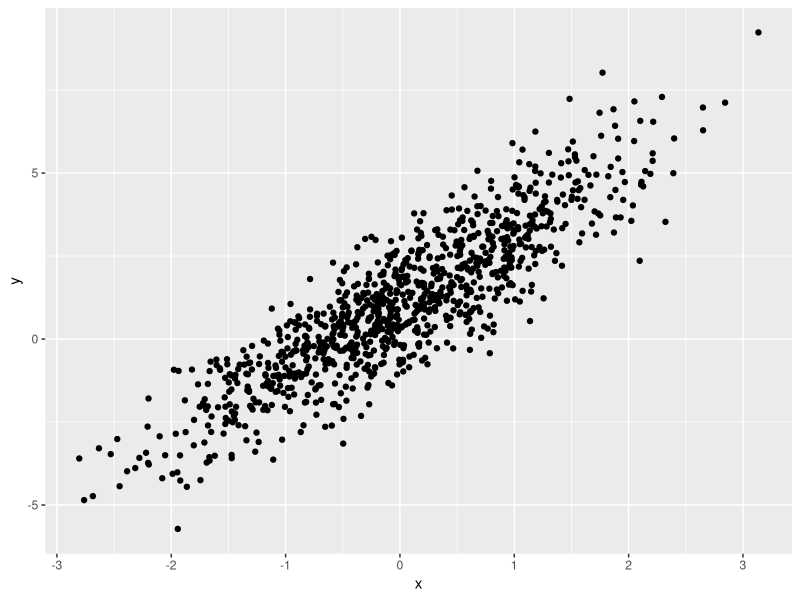
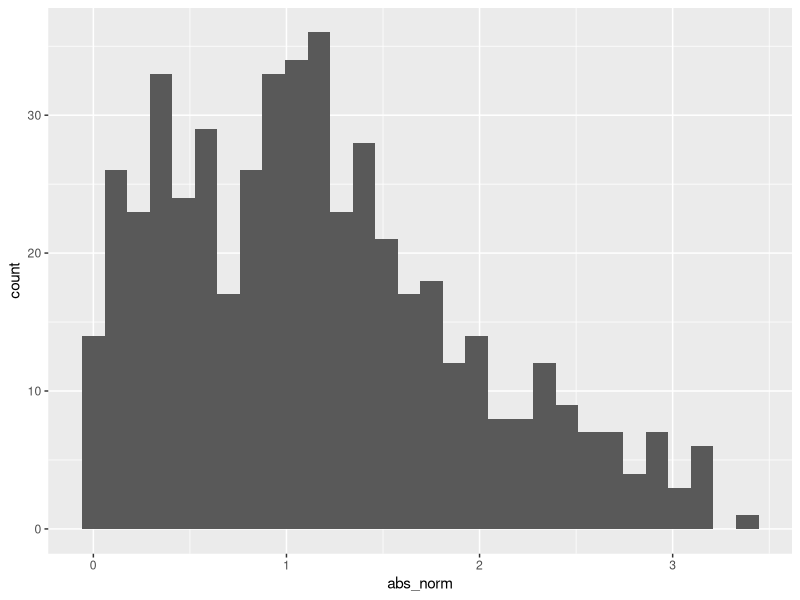
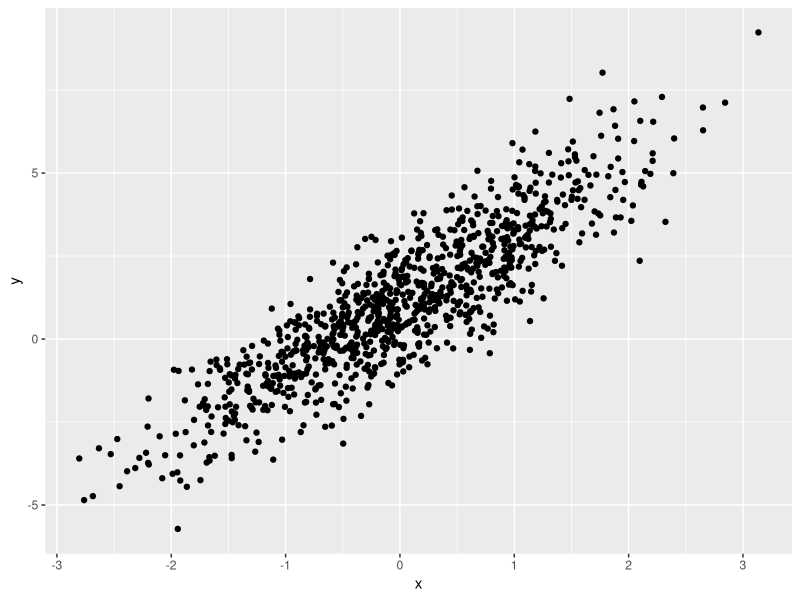

Write R code to recreate these figures, in order.
## ---- chunk 1
library(tidyverse)
## ---- chunk 2
samp = rnorm(100)
length(samp)
## ---- chunk 3


example_df =
  tibble (
    var_numeric = 5:8,
    var_char = c("my", "name", "is", "rhea"),
    var_logic = c(TRUE, TRUE, FALSE, TRUE),
    var_factor= factor(c("male", "female", "male", "male"))
  )

plot_df =
  tibble(
    x= rnorm(n=1000),
    y=1+2*x+rnorm(n=1000)
  )
  


ggplot (plot_df, aes(x=x, y=y))+geom_point()

ggsave ("scatter_plot.pdf", height=4, width=6)
## ---- chunk 4
la_df=
    tibble(
    norm = rnorm(n=500, mean=1),
    logical =norm  >0,
    abs_norm=abs(norm)
  
  )

ggplot(la_df, aes(x= abs_norm))+geom_histogram()
  
  

